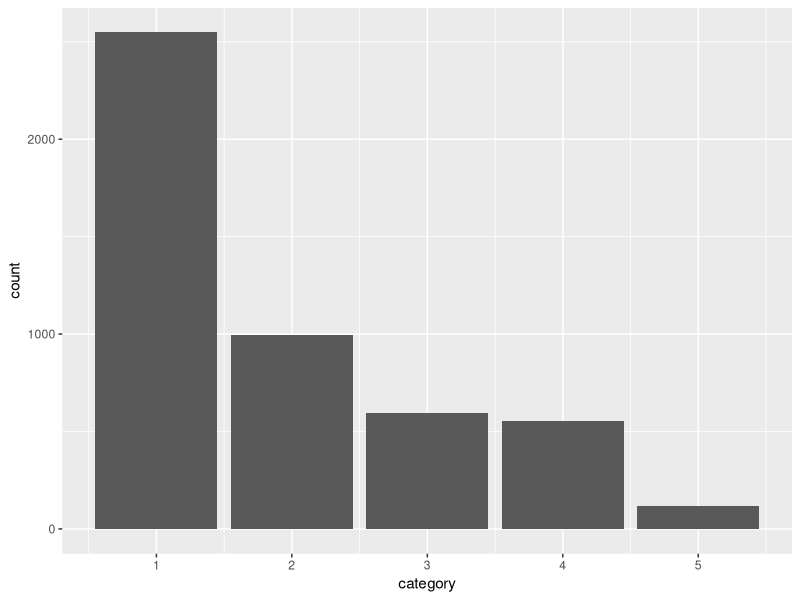
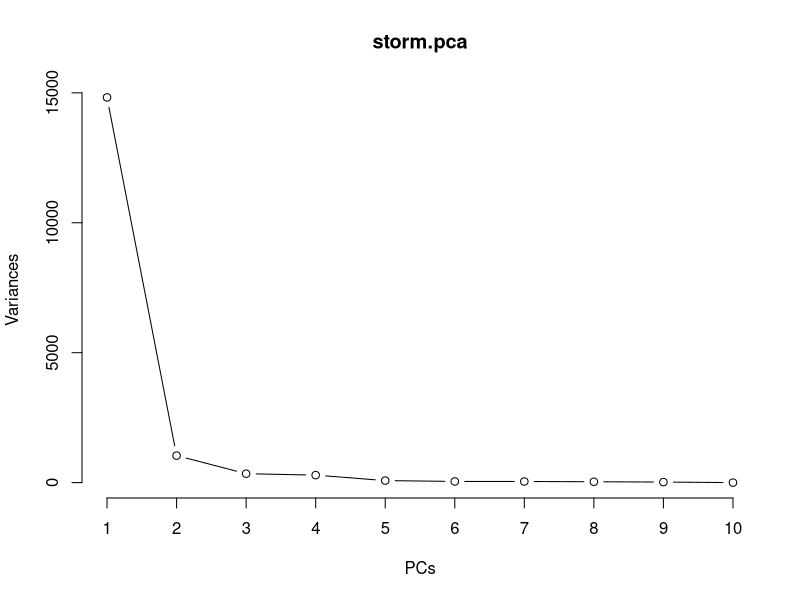

Recreate these plots in R, in order. (Note: this script raises an error after producing the figures.)
library(dplyr) 
library(ggplot2)
library(caret)
head(storms)

ggplot(storms, aes(category)) + geom_bar()

#cleaning the dataset

storm <- storms %>% select(-c('name')) #select all but name
storm <- na.omit(storm) #remove na
head(storm)

dummy <- dummyVars(category ~ ., data = storm)

dummies <- as.data.frame(predict(dummy, newdata = storm))

head(dummies)

nzv <- nearZeroVar(dummies) #find and remove zero variance predictors

length(nzv) 

storm.pca <- prcomp(dummies)
summary(storm.pca) #pca with cumulative proportions

screeplot(storm.pca, type = 'l') + title(xlab = 'PCs') # visualize the scree plot

#separating target variable in pca

target <- storm %>% dplyr::select(category)

#create the components
preProc <- preProcess(dummies, method = 'pca', pcaComp = 2)
storm.pc <- predict(preProc, dummies)
#put back the target column
storm.pc$category <- storm$category
head(storm.pc)

#base model
library(e1071)
storm_dummies <- dummies
storm_dummies$category <- storm$category
train_control = trainControl(method = 'cv', number = 5)
svm_storm <- train(category ~., data = storm_dummies, method = 'svmLinear', trControl = train_control)
svm_storm

#fit the model
svm_storm2 <-train(category ~., data = storm.pc, method = 'svmLinear', trControl = train_control)
svm_storm2
